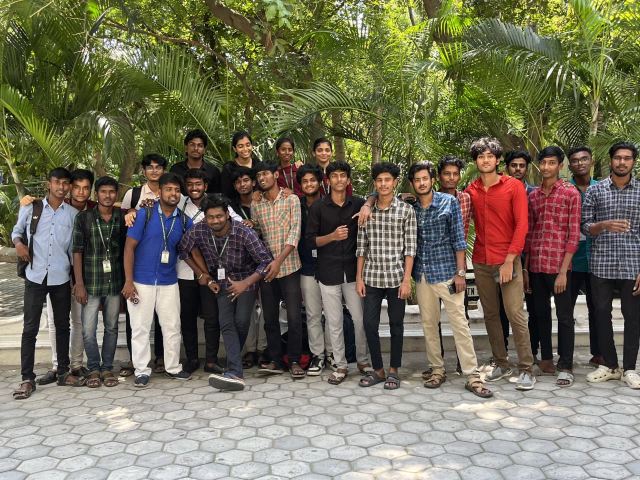
#> input picture test.jpeg, 1280 x 960 px (shown at 1/2 size)
$ python -i physics_engine.py   (imports and definitions only)   (older library calls are emulated)
#> lines starting #> are read from the running program, lines starting #| are printed output that depends on the picture
import os
import cv2
import numpy as np
from PIL import Image, ImageChops, ImageEnhance
import pywt

def run_ela(image_path, quality=90):
#> called with image_path = '../test.jpeg', quality = 90
    try:
        tmp_img = "tmp_ela.jpg"
        im = Image.open(image_path).convert('RGB')
#> im is the input picture: PIL image 1280x960 RGB; mean R, G, B 115.4, 111.7, 91
        im.save(tmp_img, 'JPEG', quality=quality)

        saved_im = Image.open(tmp_img)
        ela_im = ImageChops.difference(im, saved_im)

        extrema = ela_im.getextrema()
#> extrema = ((0, 14), (0, 13), (0, 32))
        max_diff = max([ex[1] for ex in extrema])
#> max_diff = 32
        if max_diff == 0:
            max_diff = 1
        scale = 255.0 / max_diff
#> scale = 7.97

        ela_im = ImageEnhance.Brightness(ela_im).enhance(scale)
        os.remove(tmp_img)

        ela_array = np.array(ela_im)
        ela_std = np.std(ela_array)
#> ela_std = 8.96

        ela_map_file = "ela_map.jpg"
        ela_data_file = "ela_data.npy"
        ela_viz = cv2.normalize(ela_array, None, 0, 255, cv2.NORM_MINMAX, dtype=cv2.CV_8U)
        ela_gray = cv2.cvtColor(ela_viz, cv2.COLOR_RGB2GRAY) if len(ela_viz.shape) == 3 else ela_viz
        ela_grid = cv2.resize(ela_gray, (24, 24), interpolation=cv2.INTER_AREA)
        np.save(ela_data_file, ela_grid)

        ela_heatmap = cv2.applyColorMap(ela_gray, cv2.COLORMAP_JET)

        color_im = cv2.imread(image_path)
        if color_im is not None:
             overlay = cv2.addWeighted(color_im, 0.5, ela_heatmap, 0.5, 0)
             cv2.imwrite(ela_map_file, overlay)
        else:
             cv2.imwrite(ela_map_file, ela_heatmap)

        if ela_std > 10.0:
            return {"severity": "high", "module": "ELA", "finding": f"Inconsistent compression detected (ELA standard deviation: {ela_std:.2f}). Map saved.", "visual_map": ela_map_file, "heatmap_data": ela_data_file}
        else:
            return {"severity": "low", "module": "ELA", "finding": "No significant compression inconsistencies detected.", "visual_map": ela_map_file, "heatmap_data": ela_data_file}

    except Exception as e:
         return {"severity": "error", "module": "ELA", "finding": f"Error during ELA analysis: {e}"}

def run_prnu(image_path):
#> called with image_path = '../test.jpeg'
    try:
        im = cv2.imread(image_path, cv2.IMREAD_GRAYSCALE)
#> im: shape (960, 1280); min 0, max 255, mean 110.5
        if im is None:
            return {"severity": "error", "module": "PRNU", "finding": "Could not read image for PRNU extraction."}

        # Haar wavelet transform for noise extraction
        coeffs = pywt.dwt2(im, 'haar')
        cA, (cH, cV, cD) = coeffs
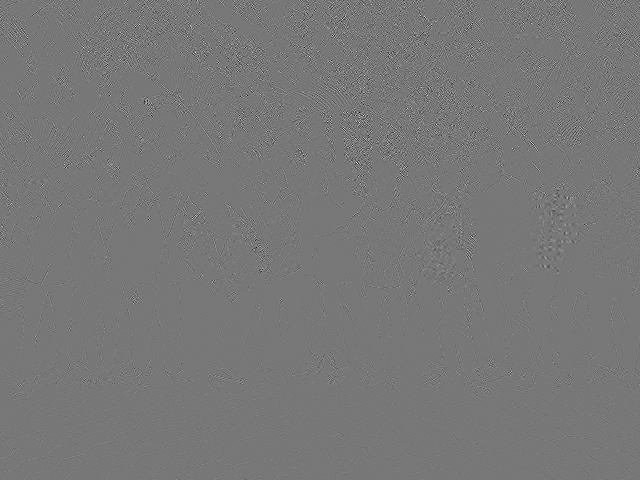
#> cD: shape (480, 640) float64; min -108, max 121.5, mean 0; drawn with min black and max white

        noise_energy = np.mean(cH**2) + np.mean(cV**2) + np.mean(cD**2)
#> noise_energy = 1053.6

        prnu_map_file = "prnu_map.jpg"
        prnu_data_file = "prnu_data.npy"
        # Normalize and save the PRNU map as a Heatmap overlay
        prnu_viz = np.abs(cH) + np.abs(cV) + np.abs(cD)
        prnu_viz = cv2.normalize(prnu_viz, None, 0, 255, cv2.NORM_MINMAX, dtype=cv2.CV_8U)

        prnu_grid = cv2.resize(prnu_viz, (24, 24), interpolation=cv2.INTER_AREA)
        np.save(prnu_data_file, prnu_grid)

        prnu_viz_resized = cv2.resize(prnu_viz, (im.shape[1], im.shape[0]))
        prnu_heatmap = cv2.applyColorMap(prnu_viz_resized, cv2.COLORMAP_JET)

        color_im = cv2.imread(image_path)
        if color_im is not None:
             overlay = cv2.addWeighted(color_im, 0.5, prnu_heatmap, 0.5, 0)
             cv2.imwrite(prnu_map_file, overlay)
        else:
             cv2.imwrite(prnu_map_file, prnu_heatmap)

        if noise_energy > 500: # Threshold for anomaly
            return {"severity": "medium", "module": "PRNU", "finding": f"Anomalous high sensor noise patterns detected (Energy: {noise_energy:.2f}). Map saved.", "visual_map": prnu_map_file, "heatmap_data": prnu_data_file}
        else:
            return {"severity": "low", "module": "PRNU", "finding": f"Normal PRNU noise patterns (Energy: {noise_energy:.2f}). Map saved.", "visual_map": prnu_map_file, "heatmap_data": prnu_data_file}
    except Exception as e:
        return {"severity": "error", "module": "PRNU", "finding": f"Error during PRNU analysis: {e}"}

def run_shadow_luminance(image_path):
#> called with image_path = '../test.jpeg'
    try:
        im = cv2.imread(image_path)
        if im is None:
             return {"severity": "error", "module": "Shadow/Luminance", "finding": "Could not read image for shadow analysis."}

        gray = cv2.cvtColor(im, cv2.COLOR_BGR2GRAY)

        grad_x = cv2.Sobel(gray, cv2.CV_64F, 1, 0, ksize=3)
        grad_y = cv2.Sobel(gray, cv2.CV_64F, 0, 1, ksize=3)

        magnitude = cv2.magnitude(grad_x, grad_y)
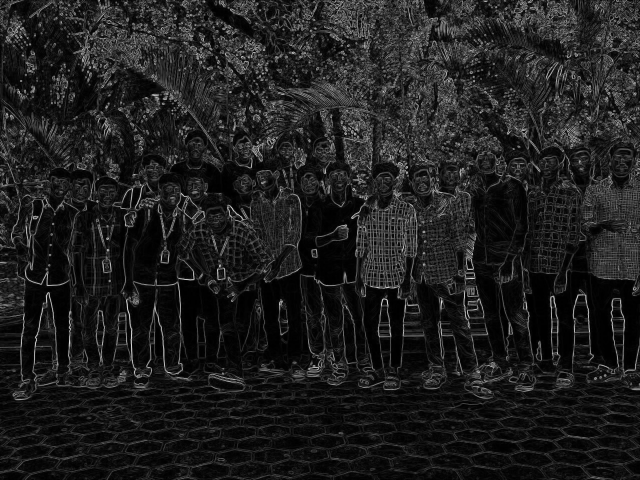
#> magnitude: shape (960, 1280) float64 (shown at 1/2 size); min 0, max 967.1, mean 117.7; drawn with min black and max white
        mean_mag = np.mean(magnitude)
#> mean_mag = 117.7

        luminance_map_file = "luminance_map.jpg"
        lum_data_file = "luminance_data.npy"
        mag_viz = cv2.normalize(magnitude, None, 0, 255, cv2.NORM_MINMAX, dtype=cv2.CV_8U)

        lum_grid = cv2.resize(mag_viz, (24, 24), interpolation=cv2.INTER_AREA)
        np.save(lum_data_file, lum_grid)

        lum_heatmap = cv2.applyColorMap(mag_viz, cv2.COLORMAP_JET)
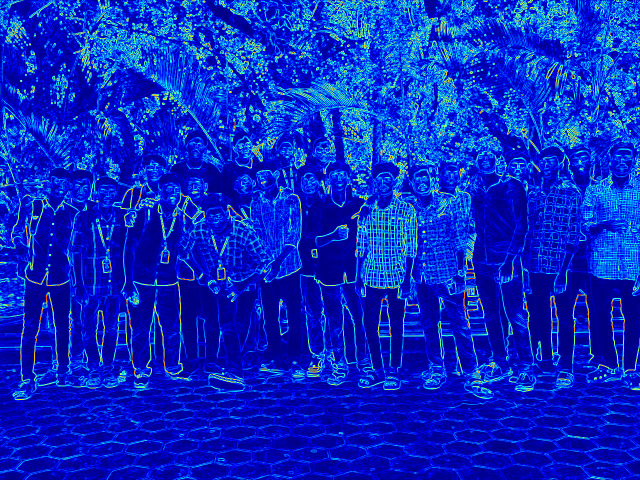
#> lum_heatmap: shape (960, 1280, 3) (shown at 1/2 size); mean B, G, R 196, 40.1, 7.3

        color_im = cv2.imread(image_path)
        if color_im is not None:
             lum_overlay = cv2.addWeighted(color_im, 0.4, lum_heatmap, 0.6, 0)
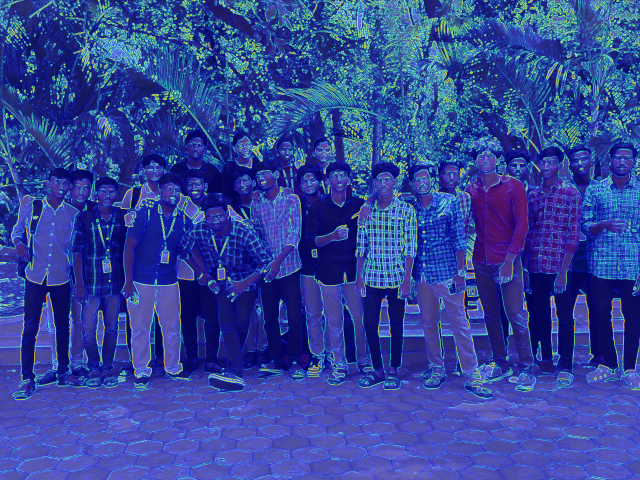
#> lum_overlay: shape (960, 1280, 3) (shown at 1/2 size); mean B, G, R 154, 68.7, 50.5
             cv2.imwrite(luminance_map_file, lum_overlay)
        else:
             cv2.imwrite(luminance_map_file, lum_heatmap)

        if mean_mag < 10.0:
            return {"severity": "medium", "module": "Shadow/Luminance", "finding": f"Unnaturally smooth luminance gradients (Magnitude: {mean_mag:.2f}). Potential airbrushing or GAN generation. Map saved.", "visual_map": luminance_map_file, "heatmap_data": lum_data_file}
        return {"severity": "low", "module": "Shadow/Luminance", "finding": f"Natural shadow and luminance gradients detected (Magnitude: {mean_mag:.2f}). Map saved.", "visual_map": luminance_map_file, "heatmap_data": lum_data_file}
    except Exception as e:
         return {"severity": "error", "module": "Shadow/Luminance", "finding": str(e)}

def run_jpeg_ghost(image_path):
#> called with image_path = '../test.jpeg'
    try:
        tmp_img = "tmp_ghost.jpg"
        ghost_map_file = "ghost_map.jpg"
        ghost_data_file = "ghost_data.npy"
        im = Image.open(image_path).convert('RGB')

        # Test qualities to find ghosting anomalies (typically tampered areas have different compression)
        im.save(tmp_img, 'JPEG', quality=60)
        im_60 = Image.open(tmp_img)
        diff_im = ImageChops.difference(im, im_60)
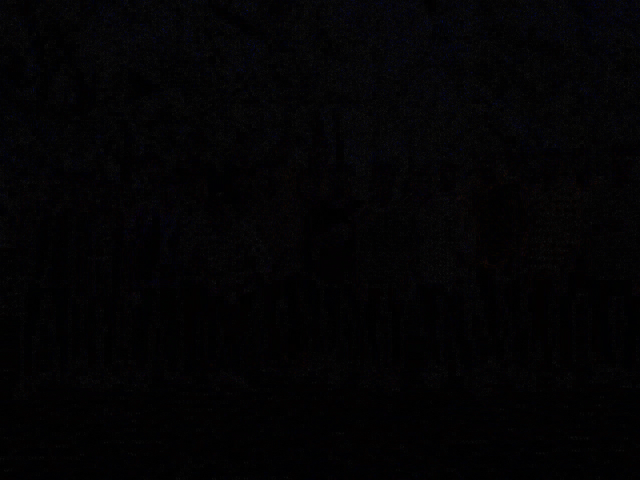
#> diff_im: PIL image 1280x960 RGB (shown at 1/2 size); mean R, G, B 3.3, 2.9, 3.9
        os.remove(tmp_img)

        diff_array = np.array(diff_im)
        avg_diff = np.mean(diff_array)
#> avg_diff = 3.38

        # Normalize diff and save as heatmap
        diff_viz = cv2.normalize(diff_array, None, 0, 255, cv2.NORM_MINMAX, dtype=cv2.CV_8U)
        if len(diff_viz.shape) == 3:
             diff_gray = cv2.cvtColor(diff_viz, cv2.COLOR_RGB2GRAY)
        else:
             diff_gray = diff_viz

        ghost_grid = cv2.resize(diff_gray, (24, 24), interpolation=cv2.INTER_AREA)
        np.save(ghost_data_file, ghost_grid)

        ghost_heatmap = cv2.applyColorMap(diff_gray, cv2.COLORMAP_JET)
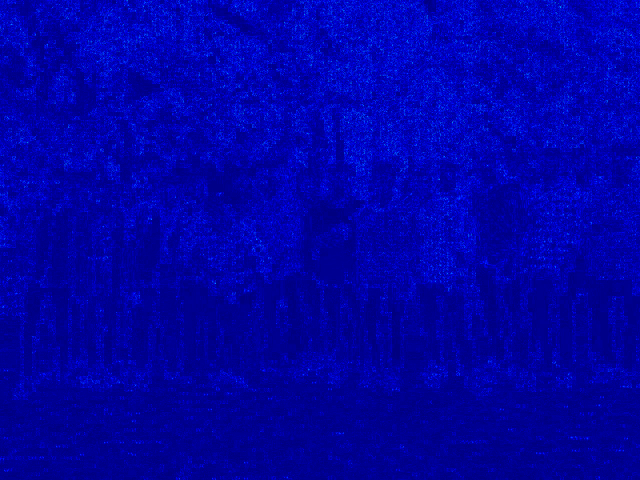
#> ghost_heatmap: shape (960, 1280, 3) (shown at 1/2 size); mean B, G, R 166.5, 1.7, 0

        color_im = cv2.imread(image_path)
        if color_im is not None:
             ghost_overlay = cv2.addWeighted(color_im, 0.5, ghost_heatmap, 0.5, 0)
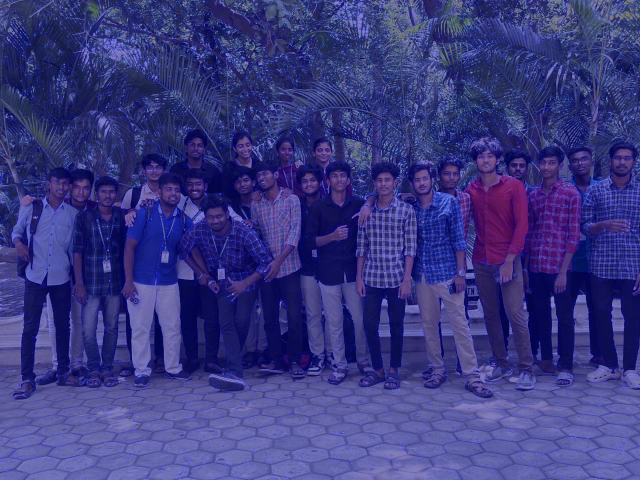
#> ghost_overlay: shape (960, 1280, 3) (shown at 1/2 size); mean B, G, R 128.8, 56.7, 57.7
             cv2.imwrite(ghost_map_file, ghost_overlay)
        else:
             cv2.imwrite(ghost_map_file, ghost_heatmap)

        if avg_diff > 12.0:
            return {"severity": "high", "module": "JPEG Ghost", "finding": f"Possible double quantization detected (Avg Diff: {avg_diff:.2f}). Spliced regions might compress differently.", "visual_map": ghost_map_file, "heatmap_data": ghost_data_file}
        return {"severity": "low", "module": "JPEG Ghost", "finding": f"Normal JPEG compression consistency (Avg Diff: {avg_diff:.2f}). Map saved.", "visual_map": ghost_map_file, "heatmap_data": ghost_data_file}
    except Exception as e:
         return {"severity": "error", "module": "JPEG Ghost", "finding": f"Error running JPEG Ghost: {e}"}

def analyze(image_path):
    alerts = []
    alerts.append(run_ela(image_path))
    alerts.append(run_prnu(image_path))
    alerts.append(run_shadow_luminance(image_path))
    alerts.append(run_jpeg_ghost(image_path))
    return alerts

>>> result = analyze('../test.jpeg')
#> result = 4 items
